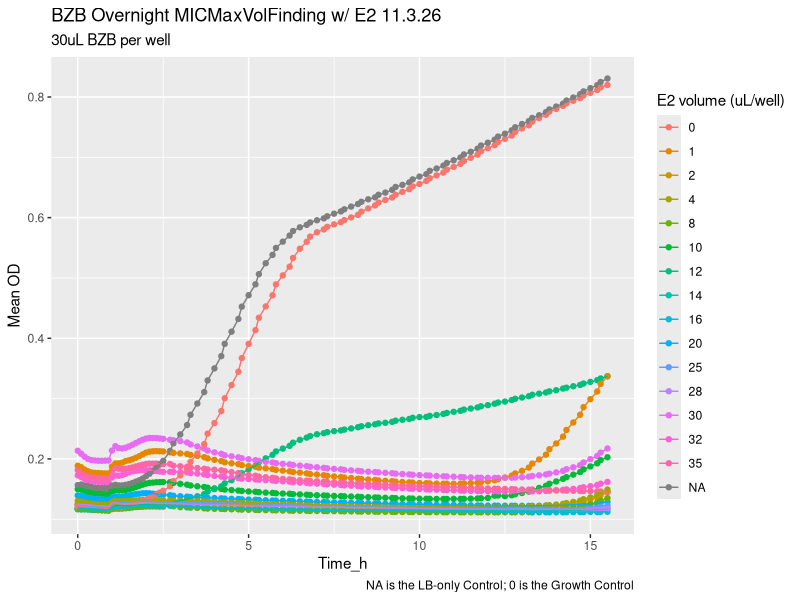
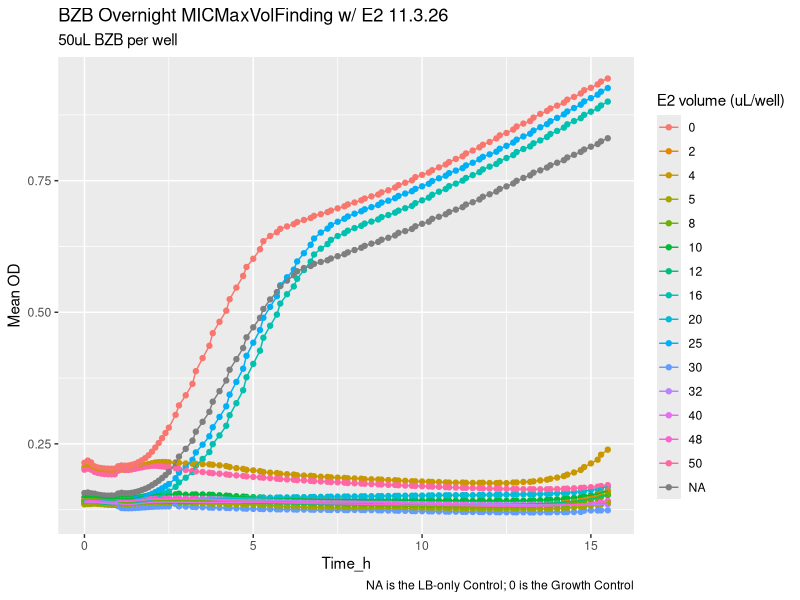
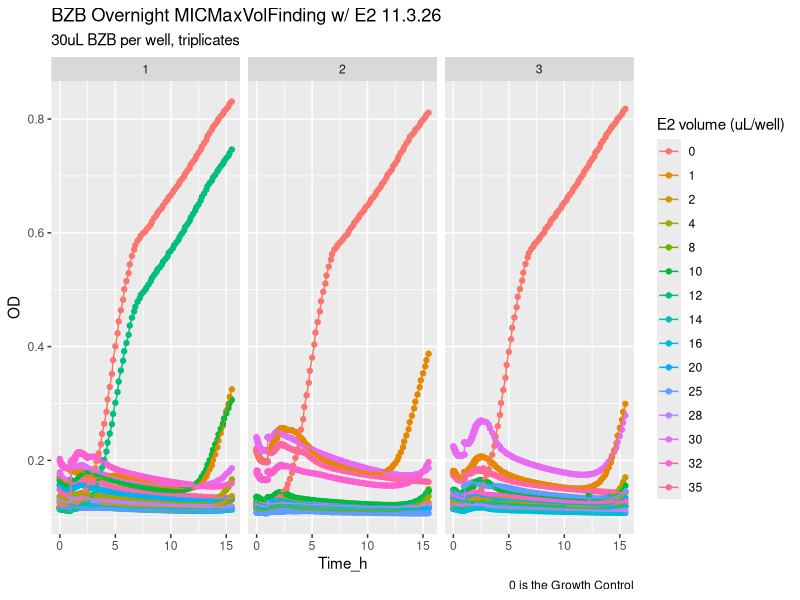
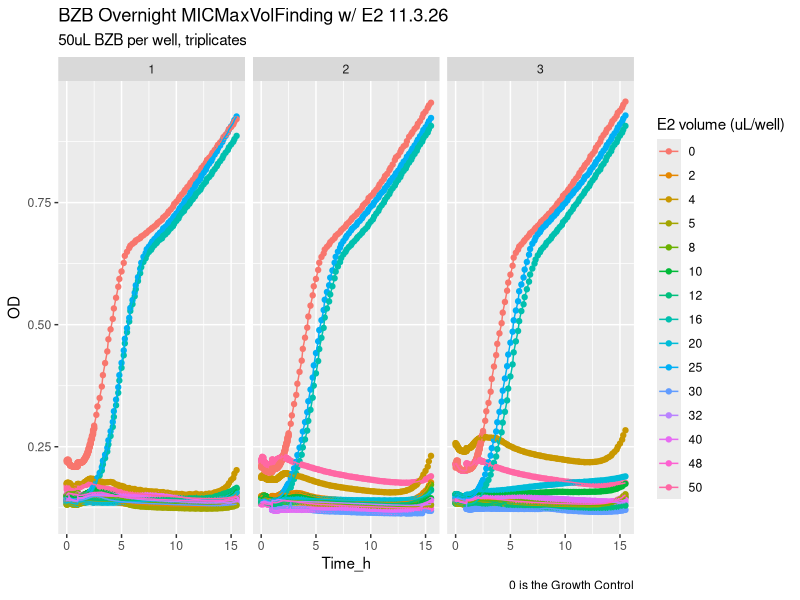
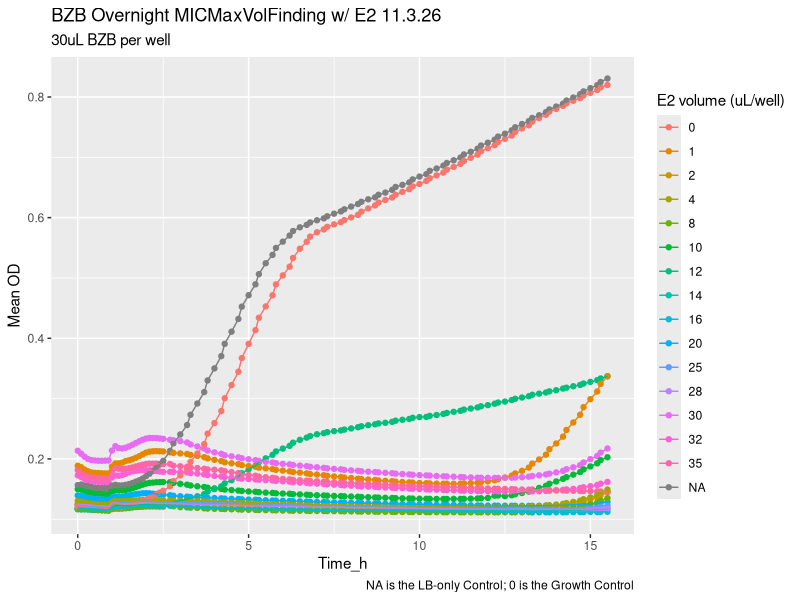
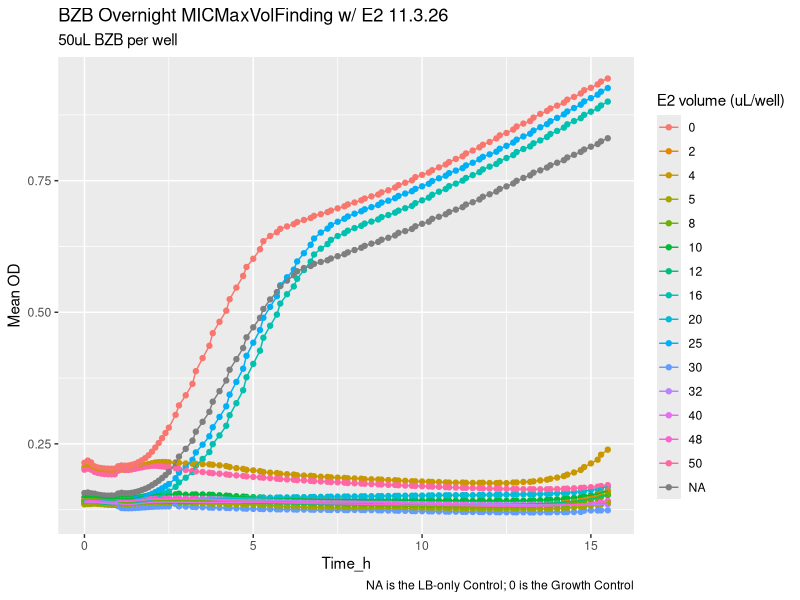
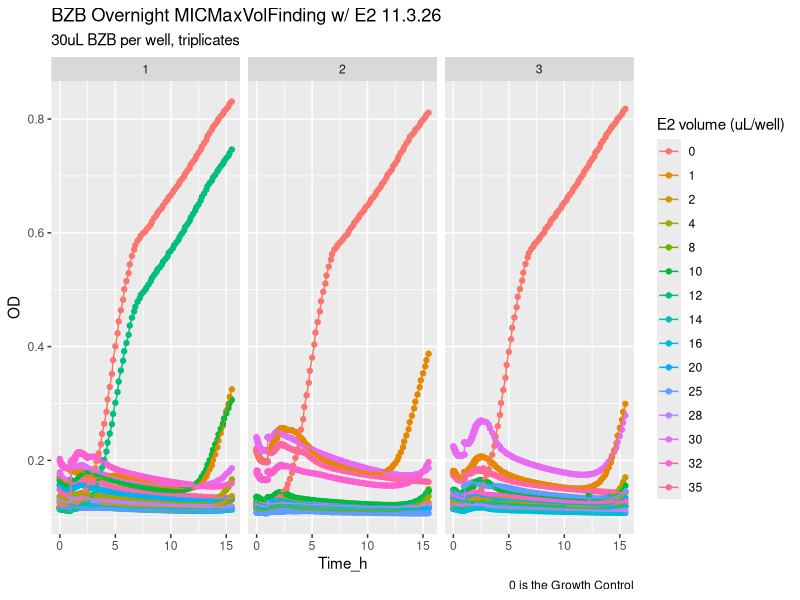
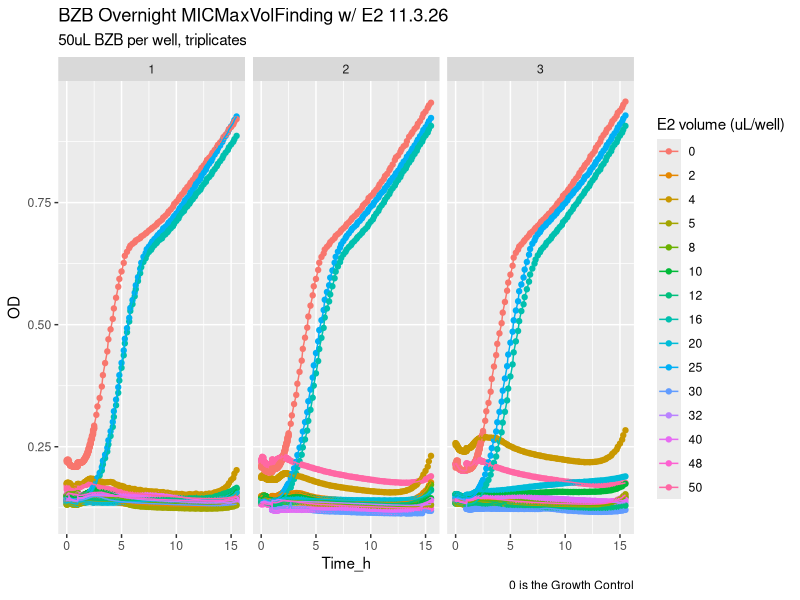

The R source for these figures, in order:
## ---- chunk 1
#make sure you set the folder where your file is saved as the current working directory
#check whether the excel file names are the same and don't change the dataframe name
library(readxl)
library(tidyverse)

#Put in file names
BZB_60min <- read_excel("11.3_BZB_overnight_MICMaxVolFinding_cleaned.xlsx", sheet="first_1h")
BZB_90min <- read_excel("11.3_BZB_overnight_MICMaxVolFinding_cleaned.xlsx", sheet="second_1.5h")
BZB_overnight <- read_excel("11.3_BZB_overnight_MICMaxVolFinding_cleaned.xlsx", sheet="third_overnight")
#Something went wrong during the overnight measurement... So there's only 79 obs. ~13h
## ---- chunk 2
BZB_60min$"Cycle" <- as.numeric(BZB_60min$"Cycle")

BZB_90min$"Cycle" <- as.numeric(BZB_90min$"Cycle")

BZB_overnight$"Cycle" <- as.numeric(BZB_overnight$"Cycle")
## ---- chunk 3
BZB_90min$"Cycle" <- BZB_90min$"Cycle" + 44

BZB_overnight$"Cycle" <- BZB_overnight$"Cycle" + 134
## ---- chunk 4
BZB_90min$Time_s <- BZB_90min$Time_s + 3600

BZB_overnight$Time_s <- BZB_overnight$Time_s + 9000
## ---- chunk 5
combined_df <- purrr::reduce(list(BZB_60min, BZB_90min, BZB_overnight), bind_rows)
## ---- chunk 6
#preserve both cycle nr. and time
pivoted_OD <- combined_df %>%
pivot_longer(cols = -c(1,2), names_to = "well_ID", values_to = "OD")
## ---- chunk 7
#change Time [s] to Time [h]
df_clean <- pivoted_OD%>%
  mutate(Time_min=round(Time_s/60,1),
         Time_h=round(Time_min/60,1))%>%
  select(Cycle, Time_h, Time_min, everything())
  
## ---- chunk 8
df_clean$well_ID_Copy <- df_clean$well_ID

df_clean<-df_clean %>%
  separate_wider_delim(
    cols = well_ID_Copy,
    delim = "_",
    names = c("well", "bacteriocin_vol", "BZB_vol")
  )

df_clean<- df_clean %>%
  mutate(
    numeric_vol = if_else(
      grepl("uLE2", bacteriocin_vol),
      as.numeric(gsub("uLE2", "", bacteriocin_vol)),
      0)
  ) %>%
  mutate(
    numeric_vol = if_else(
      bacteriocin_vol == "LB",
      NA_real_,
      numeric_vol
    )
  )

df_clean$numeric_vol <- factor(df_clean$numeric_vol)


df_clean<- df_clean %>%
  mutate(
    BZB_trial = case_when(
      str_starts(BZB_vol, "30uL") ~ "BZB30uL",
      str_starts(BZB_vol, "50uL") ~ "BZB50uL",
      str_starts(BZB_vol, "C") ~ "Control"
    )
  ) 

df_clean<- df_clean %>%
  mutate(
    reps = str_extract(BZB_vol, "[0-9]$")
  ) 
## ---- chunk 9
df_summarise <- df_clean %>%
  group_by(Time_h, BZB_trial, bacteriocin_vol, numeric_vol) %>%
  summarise(
    min=min(OD, na.rm = TRUE),
    max=max(OD, na.rm = TRUE),
    mean = mean(OD, na.rm = TRUE),
    sd = sd(OD, na.rm = TRUE),
    .groups = "drop") %>%
  mutate(
    CV = sd/mean,
    log_mean = log10(mean),
    lower_error = log10(mean) - log10(mean - sd),
    upper_error = log10(mean + sd) - log10(mean))

## ---- chunk 10
BZB50 <- df_clean %>%
  filter(BZB_trial == "BZB50uL")

BZB30  <- df_clean %>%
  filter(BZB_trial == "BZB30uL")

Control <- df_clean %>%
  filter(BZB_trial == "Control")
## ---- chunk 11
BZB30_curve<- df_summarise |>
  filter(BZB_trial %in% c("BZB30uL", "Control")) |>
ggplot( 
       aes(x = Time_h, y = mean, color = numeric_vol)) +
  geom_point() +
  geom_line()+
  #geom_errorbar(aes(ymin = mean-sd, ymax = mean+sd, color = numeric_vol), width = 0.2)+
   labs(title = "BZB Overnight MICMaxVolFinding w/ E2 11.3.26",
        subtitle = "30uL BZB per well",
        y="Mean OD",
        color="E2 volume (uL/well)",
        caption="NA is the LB-only Control; 0 is the Growth Control")

BZB30_curve

#check working directory before saving!
ggsave("./Plots/BZB30uL_overnight_MICMaxVolFinding_11.3.26.png", plot = BZB30_curve, width = 8, height = 5, units = "in", dpi = 300)
## ---- chunk 12
BZB50_curve<- df_summarise |>
  filter(BZB_trial %in% c("BZB50uL", "Control")) |>
ggplot( 
       aes(x = Time_h, y = mean, color = numeric_vol)) +
  geom_point() +
  geom_line()+
  #geom_errorbar(aes(ymin = mean-sd, ymax = mean+sd, color = numeric_vol), width = 0.2)+
   labs(title = "BZB Overnight MICMaxVolFinding w/ E2 11.3.26",
        subtitle = "50uL BZB per well",
        y="Mean OD",
        color="E2 volume (uL/well)",
        caption="NA is the LB-only Control; 0 is the Growth Control")

BZB50_curve

#check working directory before saving!
ggsave("./Plots/BZB50uL_overnight_MICMaxVolFinding_11.3.26.png", plot = BZB50_curve, width = 8, height = 5, units = "in", dpi = 300)
## ---- chunk 13
BZB30_reps_curve<- df_clean |>
  filter(BZB_trial == "BZB30uL") |>
ggplot( 
       aes(x = Time_h, y = OD, color = numeric_vol)) +
  geom_point() +
  geom_line()+
  facet_wrap(~reps)+
   labs(title = "BZB Overnight MICMaxVolFinding w/ E2 11.3.26",
        subtitle = "30uL BZB per well, triplicates",
        y="OD",
        color="E2 volume (uL/well)",
        caption="0 is the Growth Control")

BZB30_reps_curve

ggsave("./Plots/BZB30uL_reps_overnight_MICMaxVolFinding_11.3.26.png", plot = BZB30_reps_curve, width = 8, height = 5, units = "in", dpi = 300)
## ---- chunk 14
BZB50_reps_curve<- df_clean |>
  filter(BZB_trial == "BZB50uL") |>
ggplot( 
       aes(x = Time_h, y = OD, color = numeric_vol)) +
  geom_point() +
  geom_line()+
  facet_wrap(~reps)+
   labs(title = "BZB Overnight MICMaxVolFinding w/ E2 11.3.26",
        subtitle = "50uL BZB per well, triplicates",
        y="OD",
        color="E2 volume (uL/well)",
        caption="0 is the Growth Control")

BZB50_reps_curve

ggsave("./Plots/BZB50uL_reps_overnight_MICMaxVolFinding_11.3.26.png", plot = BZB50_reps_curve, width = 8, height = 5, units = "in", dpi = 300)
## ---- chunk 15
BZB30_byWell_rep1<- BZB30 |>
  filter(reps == "1") |>
ggplot( 
       aes(x = Time_h, y = OD, color = numeric_vol)) +
  geom_point() +
  geom_line()+
  facet_wrap(~well)+
   labs(title = "BZB Overnight MICMaxVolFinding w/ E2 11.3.26",
        subtitle = "30uL BZB per well",
        y="OD",
        color="E2 volume (uL/well)",
        caption="0 is the Growth Control")

ggsave("./Plots/BZB30uL_byWell_rep1_overnight_MICMaxVolFinding_11.3.26.png", plot = BZB30_byWell_rep1, width = 8, height = 5, units = "in", dpi = 300)

BZB30_byWell_rep2<- BZB30 |>
  filter(reps == "2") |>
ggplot( 
       aes(x = Time_h, y = OD, color = numeric_vol)) +
  geom_point() +
  geom_line()+
  facet_wrap(~well)+
   labs(title = "BZB Overnight MICMaxVolFinding w/ E2 11.3.26",
        subtitle = "30uL BZB per well",
        y="OD",
        color="E2 volume (uL/well)",
        caption="0 is the Growth Control")

ggsave("./Plots/BZB30uL_byWell_rep2_overnight_MICMaxVolFinding_11.3.26.png", plot = BZB30_byWell_rep2, width = 8, height = 5, units = "in", dpi = 300)

BZB30_byWell_rep3<- BZB30 |>
  filter(reps == "3") |>
ggplot( 
       aes(x = Time_h, y = OD, color = numeric_vol)) +
  geom_point() +
  geom_line()+
  facet_wrap(~well)+
   labs(title = "BZB Overnight MICMaxVolFinding w/ E2 11.3.26",
        subtitle = "30uL BZB per well",
        y="OD",
        color="E2 volume (uL/well)",
        caption="0 is the Growth Control")

ggsave("./Plots/BZB30uL_byWell_rep3_overnight_MICMaxVolFinding_11.3.26.png", plot = BZB30_byWell_rep3, width = 8, height = 5, units = "in", dpi = 300)
## ---- chunk 16
BZB50_byWell_rep1<- BZB50 |>
  filter(reps == "1") |>
ggplot( 
       aes(x = Time_h, y = OD, color = numeric_vol)) +
  geom_point() +
  geom_line()+
  facet_wrap(~well)+
   labs(title = "BZB Overnight MICMaxVolFinding w/ E2 11.3.26",
        subtitle = "50uL BZB per well",
        y="OD",
        color="E2 volume (uL/well)",
        caption="0 is the Growth Control")

ggsave("./Plots/BZB50uL_byWell_rep1_overnight_MICMaxVolFinding_11.3.26.png", plot = BZB50_byWell_rep1, width = 8, height = 5, units = "in", dpi = 300)

BZB50_byWell_rep2<- BZB50 |>
  filter(reps == "2") |>
ggplot( 
       aes(x = Time_h, y = OD, color = numeric_vol)) +
  geom_point() +
  geom_line()+
  facet_wrap(~well)+
   labs(title = "BZB Overnight MICMaxVolFinding w/ E2 11.3.26",
        subtitle = "50uL BZB per well",
        y="OD",
        color="E2 volume (uL/well)",
        caption="0 is the Growth Control")

ggsave("./Plots/BZB50uL_byWell_rep2_overnight_MICMaxVolFinding_11.3.26.png", plot = BZB50_byWell_rep2, width = 8, height = 5, units = "in", dpi = 300)

BZB50_byWell_rep3<- BZB50 |>
  filter(reps == "3") |>
ggplot( 
       aes(x = Time_h, y = OD, color = numeric_vol)) +
  geom_point() +
  geom_line()+
  facet_wrap(~well)+
   labs(title = "BZB Overnight MICMaxVolFinding w/ E2 11.3.26",
        subtitle = "50uL BZB per well",
        y="OD",
        color="E2 volume (uL/well)",
        caption="0 is the Growth Control")

ggsave("./Plots/BZB50uL_byWell_rep3_overnight_MICMaxVolFinding_11.3.26.png", plot = BZB50_byWell_rep3, width = 8, height = 5, units = "in", dpi = 300)
## ---- chunk 17
BZB30_CV_curve<- df_summarise |>
  filter(BZB_trial %in% c("BZB30uL", "Control")) |>
ggplot( 
       aes(x = Time_h, y = CV, color = numeric_vol)) +
  geom_point() +
  geom_line()+
   labs(title = "BZB Overnight MICMaxVolFinding w/ E2 11.3.26",
        subtitle = "30uL BZB per well",
        y="Coefficient of Variation",
        color="E2 volume (uL/well)",
        caption=str_wrap("NA is the LB-only Control; 0 is the Growth Control; CV is a relative measure of dispersion that expresses the ratio of the standard deviation to the mean"))



BZB50_CV_curve<- df_summarise |>
  filter(BZB_trial %in% c("BZB50uL", "Control")) |>
ggplot( 
       aes(x = Time_h, y = CV, color = numeric_vol)) +
  geom_point() +
  geom_line()+
   labs(title = "BZB Overnight MICMaxVolFinding w/ E2 11.3.26",
        subtitle = "50uL BZB per well",
        y="Coefficient of Variation",
        color="E2 volume (uL/well)",
        caption=str_wrap("NA is the LB-only Control; 0 is the Growth Control; CV is a relative measure of dispersion that expresses the ratio of the standard deviation to the mean"))

## ---- chunk 18
BZB30_log_curve<- df_summarise |>
  filter(BZB_trial %in% c("BZB30uL", "Control")) |>
ggplot(aes(x = Time_h, y = log_mean, color = numeric_vol)) +
  geom_point() +
  geom_errorbar(aes(
      ymin = log_mean - lower_error,
      ymax = log_mean + upper_error),
    width = 0.1)+
  labs(title = "BZB Overnight MICMaxVolFinding w/ E2 11.3.26",
        subtitle = "30uL BZB per well",
        y="log(mean) OD",
        color="E2 volume (uL/well)",
        caption="NA is the LB-only Control; 0 is the Growth Control")



BZB50_log_curve<- df_summarise |>
  filter(BZB_trial %in% c("BZB50uL", "Control")) |>
ggplot(aes(x = Time_h, y = log_mean, color = numeric_vol)) +
  geom_point() +
  geom_errorbar(aes(
      ymin = log_mean - lower_error,
      ymax = log_mean + upper_error),
    width = 0.1)+
  labs(title = "BZB Overnight MICMaxVolFinding w/ E2 11.3.26",
        subtitle = "50uL BZB per well",
        y="log(mean) OD",
        color="E2 volume (uL/well)",
        caption="NA is the LB-only Control; 0 is the Growth Control")
## ---- chunk 19
plateMap<- list(
  BZB50 = BZB50 %>% distinct(well) %>% pull(well),
  BZB30 = BZB30 %>% distinct(well) %>% pull(well),
  Control = Control %>% distinct(well) %>% pull(well)
)
plateMap
